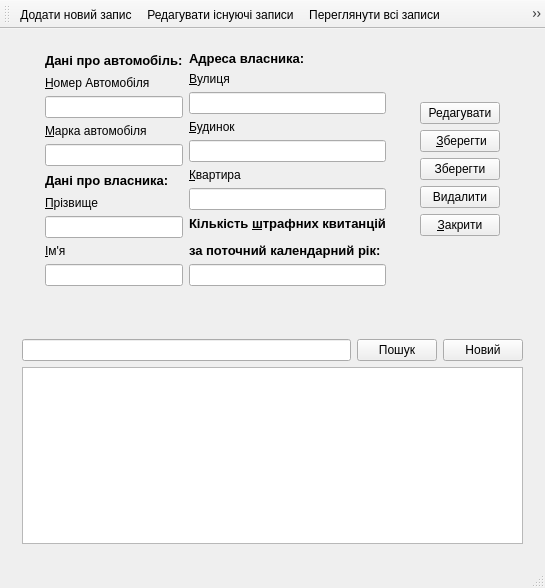
<?xml version="1.0" encoding="UTF-8"?>
<ui version="4.0">
 <class>MainWindow</class>
 <widget class="QMainWindow" name="MainWindow">
  <property name="geometry">
   <rect>
    <x>0</x>
    <y>0</y>
    <width>545</width>
    <height>588</height>
   </rect>
  </property>
  <property name="minimumSize">
   <size>
    <width>545</width>
    <height>345</height>
   </size>
  </property>
  <property name="windowTitle">
   <string>Автомобілі</string>
  </property>
  <widget class="QWidget" name="centralWidget">
   <layout class="QGridLayout" name="gridLayout_5">
    <item row="0" column="0">
     <spacer name="horizontalSpacer_3">
      <property name="orientation">
       <enum>Qt::Horizontal</enum>
      </property>
      <property name="sizeHint" stdset="0">
       <size>
        <width>40</width>
        <height>20</height>
       </size>
      </property>
     </spacer>
    </item>
    <item row="0" column="2">
     <spacer name="horizontalSpacer">
      <property name="orientation">
       <enum>Qt::Horizontal</enum>
      </property>
      <property name="sizeHint" stdset="0">
       <size>
        <width>11</width>
        <height>20</height>
       </size>
      </property>
     </spacer>
    </item>
    <item row="0" column="4">
     <spacer name="horizontalSpacer_2">
      <property name="orientation">
       <enum>Qt::Horizontal</enum>
      </property>
      <property name="sizeHint" stdset="0">
       <size>
        <width>40</width>
        <height>20</height>
       </size>
      </property>
     </spacer>
    </item>
    <item row="0" column="3">
     <widget class="QWidget" name="buttonsWiget" native="true">
      <layout class="QGridLayout" name="gridLayout_4">
       <item row="0" column="0">
        <layout class="QVBoxLayout" name="verticalLayout_14">
         <item>
          <spacer name="verticalSpacer_2">
           <property name="orientation">
            <enum>Qt::Vertical</enum>
           </property>
           <property name="sizeHint" stdset="0">
            <size>
             <width>20</width>
             <height>40</height>
            </size>
           </property>
          </spacer>
         </item>
         <item>
          <widget class="QPushButton" name="editChange">
           <property name="cursor">
            <cursorShape>PointingHandCursor</cursorShape>
           </property>
           <property name="text">
            <string>Редагувати</string>
           </property>
           <property name="shortcut">
            <string>E</string>
           </property>
          </widget>
         </item>
         <item>
          <widget class="QPushButton" name="OK">
           <property name="cursor">
            <cursorShape>PointingHandCursor</cursorShape>
           </property>
           <property name="text">
            <string> &amp;Зберегти</string>
           </property>
          </widget>
         </item>
         <item>
          <widget class="QPushButton" name="saveChange">
           <property name="cursor">
            <cursorShape>PointingHandCursor</cursorShape>
           </property>
           <property name="text">
            <string>Зберегти</string>
           </property>
          </widget>
         </item>
         <item>
          <widget class="QPushButton" name="delChange">
           <property name="cursor">
            <cursorShape>PointingHandCursor</cursorShape>
           </property>
           <property name="text">
            <string>Видалити</string>
           </property>
           <property name="shortcut">
            <string>Del</string>
           </property>
          </widget>
         </item>
         <item>
          <widget class="QPushButton" name="Close">
           <property name="cursor">
            <cursorShape>PointingHandCursor</cursorShape>
           </property>
           <property name="text">
            <string>&amp;Закрити</string>
           </property>
          </widget>
         </item>
         <item>
          <spacer name="verticalSpacer">
           <property name="orientation">
            <enum>Qt::Vertical</enum>
           </property>
           <property name="sizeHint" stdset="0">
            <size>
             <width>20</width>
             <height>40</height>
            </size>
           </property>
          </spacer>
         </item>
        </layout>
       </item>
      </layout>
     </widget>
    </item>
    <item row="2" column="0" colspan="5">
     <widget class="QWidget" name="widgetSearch" native="true">
      <layout class="QGridLayout" name="gridLayout_3">
       <item row="1" column="0">
        <widget class="QTableWidget" name="showWidget">
         <property name="editTriggers">
          <set>QAbstractItemView::AnyKeyPressed|QAbstractItemView::EditKeyPressed</set>
         </property>
        </widget>
       </item>
       <item row="0" column="0">
        <layout class="QGridLayout" name="gridLayout_2">
         <item row="0" column="2">
          <widget class="QPushButton" name="seachButton">
           <property name="text">
            <string>Пошук</string>
           </property>
          </widget>
         </item>
         <item row="0" column="1">
          <widget class="QLineEdit" name="seachEdit"/>
         </item>
         <item row="0" column="3">
          <widget class="QPushButton" name="newSeach">
           <property name="text">
            <string>Новий</string>
           </property>
          </widget>
         </item>
        </layout>
       </item>
      </layout>
     </widget>
    </item>
    <item row="0" column="1">
     <widget class="QWidget" name="mainEditNew" native="true">
      <layout class="QGridLayout" name="gridLayout">
       <item row="0" column="1">
        <layout class="QVBoxLayout" name="verticalLayout_13">
         <item>
          <layout class="QVBoxLayout" name="verticalLayout_11">
           <item>
            <widget class="QLabel" name="label_7">
             <property name="text">
              <string>&lt;html&gt;&lt;head/&gt;&lt;body&gt;&lt;p&gt;&lt;span style=&quot; font-size:10pt; font-weight:600;&quot;&gt;Адреса власника:&lt;/span&gt;&lt;/p&gt;&lt;/body&gt;&lt;/html&gt;</string>
             </property>
            </widget>
           </item>
           <item>
            <layout class="QVBoxLayout" name="verticalLayout_8">
             <item>
              <widget class="QLabel" name="label_8">
               <property name="text">
                <string>&amp;Вулиця</string>
               </property>
               <property name="buddy">
                <cstring>street</cstring>
               </property>
              </widget>
             </item>
             <item>
              <widget class="QLineEdit" name="street"/>
             </item>
            </layout>
           </item>
           <item>
            <layout class="QVBoxLayout" name="verticalLayout_9">
             <item>
              <widget class="QLabel" name="label_9">
               <property name="text">
                <string>&amp;Будинок</string>
               </property>
               <property name="buddy">
                <cstring>house</cstring>
               </property>
              </widget>
             </item>
             <item>
              <widget class="QLineEdit" name="house"/>
             </item>
            </layout>
           </item>
           <item>
            <layout class="QVBoxLayout" name="verticalLayout_10">
             <item>
              <widget class="QLabel" name="label_10">
               <property name="text">
                <string>&amp;Квартира</string>
               </property>
               <property name="buddy">
                <cstring>department</cstring>
               </property>
              </widget>
             </item>
             <item>
              <widget class="QLineEdit" name="department"/>
             </item>
            </layout>
           </item>
          </layout>
         </item>
         <item>
          <layout class="QVBoxLayout" name="verticalLayout_12">
           <item>
            <widget class="QLabel" name="label_11">
             <property name="text">
              <string>&lt;!DOCTYPE HTML PUBLIC &quot;-//W3C//DTD HTML 4.0//EN&quot; &quot;http://www.w3.org/TR/REC-html40/strict.dtd&quot;&gt;
&lt;html&gt;&lt;head&gt;&lt;meta name=&quot;qrichtext&quot; content=&quot;1&quot; /&gt;&lt;style type=&quot;text/css&quot;&gt;
p, li { white-space: pre-wrap; }
&lt;/style&gt;&lt;/head&gt;&lt;body style=&quot; font-family:'MS Shell Dlg 2'; font-size:8pt; font-weight:400; font-style:normal;&quot;&gt;
&lt;p style=&quot; margin-top:12px; margin-bottom:12px; margin-left:0px; margin-right:0px; -qt-block-indent:0; text-indent:0px;&quot;&gt;&lt;span style=&quot; font-size:10pt; font-weight:600;&quot;&gt;Кількість &amp;amp;штрафних квитанцій&lt;/span&gt;&lt;/p&gt;
&lt;p style=&quot; margin-top:12px; margin-bottom:12px; margin-left:0px; margin-right:0px; -qt-block-indent:0; text-indent:0px;&quot;&gt;&lt;span style=&quot; font-size:10pt; font-weight:600;&quot;&gt;за поточний календарний рік:&lt;/span&gt;&lt;/p&gt;&lt;/body&gt;&lt;/html&gt;</string>
             </property>
             <property name="buddy">
              <cstring>warning</cstring>
             </property>
            </widget>
           </item>
           <item>
            <widget class="QLineEdit" name="warning"/>
           </item>
          </layout>
         </item>
        </layout>
       </item>
       <item row="0" column="0">
        <layout class="QVBoxLayout" name="verticalLayout_7">
         <item>
          <layout class="QVBoxLayout" name="verticalLayout_3">
           <item>
            <widget class="QLabel" name="label_3">
             <property name="text">
              <string>&lt;html&gt;&lt;head/&gt;&lt;body&gt;&lt;p&gt;&lt;span style=&quot; font-size:10pt; font-weight:600;&quot;&gt;Дані про автомобіль:&lt;/span&gt;&lt;/p&gt;&lt;/body&gt;&lt;/html&gt;</string>
             </property>
            </widget>
           </item>
           <item>
            <layout class="QVBoxLayout" name="verticalLayout">
             <item>
              <widget class="QLabel" name="label">
               <property name="text">
                <string>&amp;Номер Автомобіля</string>
               </property>
               <property name="buddy">
                <cstring>numAEdit</cstring>
               </property>
              </widget>
             </item>
             <item>
              <widget class="QLineEdit" name="numAEdit"/>
             </item>
            </layout>
           </item>
           <item>
            <layout class="QVBoxLayout" name="verticalLayout_2">
             <item>
              <widget class="QLabel" name="label_2">
               <property name="text">
                <string>&amp;Марка автомобіля</string>
               </property>
               <property name="buddy">
                <cstring>markAEdit</cstring>
               </property>
              </widget>
             </item>
             <item>
              <widget class="QLineEdit" name="markAEdit">
               <property name="enabled">
                <bool>true</bool>
               </property>
              </widget>
             </item>
            </layout>
           </item>
          </layout>
         </item>
         <item>
          <layout class="QVBoxLayout" name="verticalLayout_6">
           <item>
            <widget class="QLabel" name="label_4">
             <property name="text">
              <string>&lt;html&gt;&lt;head/&gt;&lt;body&gt;&lt;p&gt;&lt;span style=&quot; font-size:10pt; font-weight:600;&quot;&gt;Дані про власника:&lt;/span&gt;&lt;/p&gt;&lt;/body&gt;&lt;/html&gt;</string>
             </property>
            </widget>
           </item>
           <item>
            <layout class="QVBoxLayout" name="verticalLayout_4">
             <item>
              <widget class="QLabel" name="label_5">
               <property name="text">
                <string>&amp;Прізвище</string>
               </property>
               <property name="buddy">
                <cstring>Surname</cstring>
               </property>
              </widget>
             </item>
             <item>
              <widget class="QLineEdit" name="Surname"/>
             </item>
            </layout>
           </item>
           <item>
            <layout class="QVBoxLayout" name="verticalLayout_5">
             <item>
              <widget class="QLabel" name="label_6">
               <property name="text">
                <string>&amp;Ім'я</string>
               </property>
               <property name="buddy">
                <cstring>Name</cstring>
               </property>
              </widget>
             </item>
             <item>
              <widget class="QLineEdit" name="Name"/>
             </item>
            </layout>
           </item>
          </layout>
         </item>
        </layout>
       </item>
      </layout>
     </widget>
    </item>
    <item row="1" column="1" colspan="4">
     <spacer name="verticalSpacer_3">
      <property name="orientation">
       <enum>Qt::Vertical</enum>
      </property>
      <property name="sizeHint" stdset="0">
       <size>
        <width>20</width>
        <height>40</height>
       </size>
      </property>
     </spacer>
    </item>
   </layout>
  </widget>
  <widget class="QToolBar" name="mainToolBar">
   <property name="cursor">
    <cursorShape>ArrowCursor</cursorShape>
   </property>
   <attribute name="toolBarArea">
    <enum>TopToolBarArea</enum>
   </attribute>
   <attribute name="toolBarBreak">
    <bool>false</bool>
   </attribute>
   <addaction name="addNew"/>
   <addaction name="editElem"/>
   <addaction name="showAll"/>
   <addaction name="findElem"/>
  </widget>
  <widget class="QStatusBar" name="statusBar"/>
  <action name="showAll">
   <property name="text">
    <string>Переглянути всі записи</string>
   </property>
   <property name="shortcut">
    <string>Ctrl+S</string>
   </property>
  </action>
  <action name="addNew">
   <property name="text">
    <string>Додати новий запис</string>
   </property>
   <property name="shortcut">
    <string>Ctrl+N</string>
   </property>
  </action>
  <action name="findElem">
   <property name="text">
    <string>Знайти потрібний запис</string>
   </property>
   <property name="shortcut">
    <string>Ctrl+F</string>
   </property>
  </action>
  <action name="editElem">
   <property name="text">
    <string>Редагувати існуючі записи</string>
   </property>
   <property name="shortcut">
    <string>Ctrl+E</string>
   </property>
  </action>
 </widget>
 <layoutdefault spacing="6" margin="11"/>
 <tabstops>
  <tabstop>numAEdit</tabstop>
  <tabstop>markAEdit</tabstop>
  <tabstop>Surname</tabstop>
  <tabstop>Name</tabstop>
  <tabstop>street</tabstop>
  <tabstop>house</tabstop>
  <tabstop>department</tabstop>
  <tabstop>warning</tabstop>
  <tabstop>OK</tabstop>
  <tabstop>Close</tabstop>
 </tabstops>
 <resources/>
 <connections/>
</ui>
